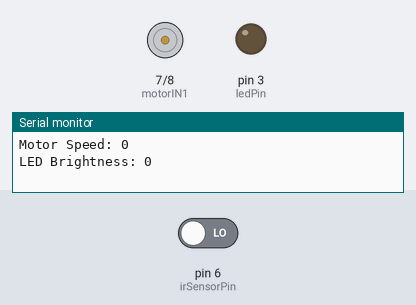
Bench run of a sketch on a simulated Arduino Uno, built with avr-gcc and run on an emulated ATmega328P. Parts: motor-driver pin pairs drawn as motors (green arrow = first pin HIGH = forward, orange = second pin HIGH = backward, longer = more drive, scaled by the enable pin), output pins drawn as LEDs (lit = HIGH), the last lines printed to the serial monitor. The inputs (shaded band) are chosen by the test bench; at power-on: pin 6 (irSensorPin) LOW. The audio player accepts every command and is not drawn.

Above: at 4.2 s.
4.3 s: pin 6 (irSensorPin) driven HIGH
At 5.57 s:
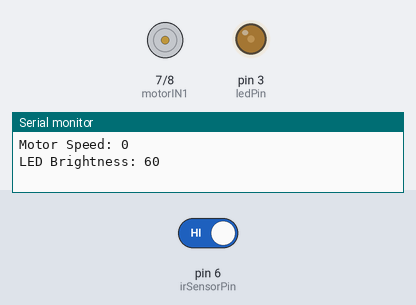
At 7.2 s:
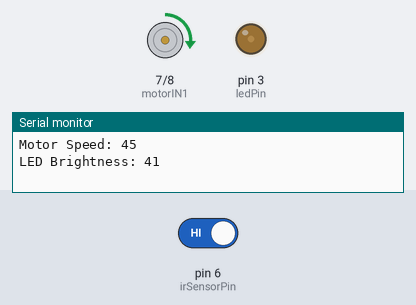
7.3 s: pin 6 (irSensorPin) driven LOW
10.3 s: pin 6 (irSensorPin) driven HIGH
At 19.2 s:
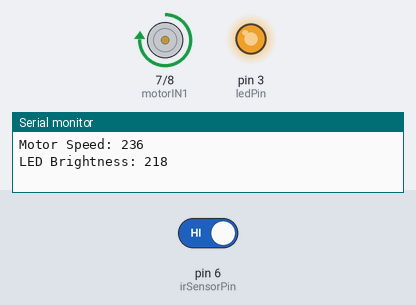
Timing chart, 0 to 20.3 s (numbered marks = the images above; inputs shaded):
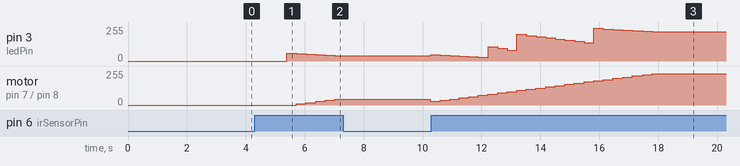

The sketch:

else.ino
```cpp
#include "Arduino.h"
#include "DFRobotDFPlayerMini.h"

// 定义引脚
const int irSensorPin = 6; // HC-SR501人体红外传感器数字输入引脚
const int motorENA = 9;     // L298N 的 ENA，接 PWM 引脚 9
const int motorIN1 = 7;     // 控制方向
const int motorIN2 = 8;     // 控制方向

// 假设 LED 灯连接到 PWM 引脚 3
const int ledPin = 3;

// DFPlayer Mini 连接 (通常使用 SoftwareSerial)
// 根据你的实际接线修改这些引脚
#include <SoftwareSerial.h>
SoftwareSerial mySoftwareSerial(12, 13); // RX, TX (Arduino -> DFPlayer)
DFRobotDFPlayerMini myDFPlayer;

// HC-SR501 人体红外传感器参数
const int DETECTION_DISTANCE = 150; // 检测距离 (cm) - 根据HC-SR501调节

// 用于模拟距离变化的变量
unsigned long lastDetectionTime = 0;
const long DETECTION_TIMEOUT = 3000; // 检测超时时间 (毫秒)
float simulatedDistance = 200; // 模拟距离

const int AUDIO_FILE_1 = 1; // 40-60cm (远距离背景音)
const int AUDIO_FILE_2 = 2; // 30-40cm
const int AUDIO_FILE_3 = 3; // 20-30cm
const int AUDIO_FILE_4 = 4; // 10-20cm
const int AUDIO_FILE_5 = 5; // 0-10cm

// 用于防止声音播放过于频繁
unsigned long lastPlayTime = 0;
const long playInterval = 1000; // 最小播放间隔 (毫秒)

// 用于控制音频播放时长
unsigned long audioStartTime = 0;
const long audioDuration = 2000; // 音频播放时长 (毫秒) - 2秒
bool isAudioPlaying = false;

void setup() {
  // 初始化串口用于调试
  Serial.begin(9600);

  // 初始化 DFPlayer Mini 串口
  mySoftwareSerial.begin(9600);

  Serial.println();

  // 初始化 DFPlayer Mini
  Serial.println(F("正在初始化 DFPlayer Mini..."));
  delay(1000); // 等待DFPlayer启动

  if (!myDFPlayer.begin(mySoftwareSerial)) {  // 使用软件串口与 DFPlayer 通信
    Serial.println(F("DFPlayer Mini 初始化失败！"));
    Serial.println(F("请检查："));
    Serial.println(F("1. 接线是否正确 (RX->TX, TX->RX)"));
    Serial.println(F("2. 电源是否充足"));
    Serial.println(F("3. TF卡是否插入"));
    Serial.println(F("4. 音频文件是否存在"));
    while(true); // 停止程序
  }
  Serial.println(F("DFPlayer Mini 初始化成功！"));

  // 设置音量 (0~30)
  myDFPlayer.volume(20);  // 根据需要调整音量

  // 设置播放模式为单曲停止 (适用于DFPlayer库1.0.6版本)
  // 先启用循环，然后发送一个特殊命令来实现单曲停止。
  // 根据库的源码和社区经验，这是实现单曲停止的一种方法。
  myDFPlayer.enableLoop(); // 先启用循环
  // 发送一个特殊命令来设置为单曲停止模式（库内部没有直接的API）
  // 这个命令是 0x08 0x01 0x00 0x00，表示设置播放模式为单曲停止
  // 但库封装了命令发送，我们尝试通过调用库内部可能存在的方法或直接发送命令
  // 查看库文档或源码，发现 loopFolder() 可能会发送相关命令，但不完全匹配。
  // 最稳妥的方法是直接调用库提供的命令接口（如果有的话）或者发送原始命令。
  // 但为了兼容性和简单起见，我们先尝试库提供的方法。
  // 如果 enableLoop() 后再 play() 表现不符合预期，可能需要更底层的控制。
  // 这里我们假设 enableLoop() 后，播放单个文件会按预期停止。
  // 如果需要更精确控制，可以考虑升级库或手动发送命令。

  // 设置 EQ 为正常
  myDFPlayer.EQ(DFPLAYER_EQ_NORMAL);

  // 设置 DFPlayer 输出设备为 TF Card
  myDFPlayer.outputDevice(DFPLAYER_DEVICE_SD);

  // 测试DFPlayer是否正常工作
  Serial.println(F("测试 DFPlayer 功能..."));
  delay(500);

  // 尝试播放第一个音频文件进行测试
  myDFPlayer.play(1);
  delay(1000);
  myDFPlayer.stop();
  Serial.println(F("DFPlayer 测试完成"));

  // 设置引脚模式
  pinMode(motorENA, OUTPUT);
  pinMode(motorIN1, OUTPUT);
  pinMode(motorIN2, OUTPUT);
  pinMode(ledPin, OUTPUT);
  pinMode(irSensorPin, INPUT); // 设置HC-SR501人体红外传感器引脚为输入

  Serial.println(F("IR Sensor Distance Control Started"));
}

void loop() {
  // --- 读取HC-SR501人体红外传感器 ---
  int irValue = digitalRead(irSensorPin);
  unsigned long currentTime = millis();

  // HC-SR501输出数字信号：HIGH(1) = 检测到人体，LOW(0) = 未检测到
  float distance_cm;

  if (irValue == HIGH) {
    // 检测到人体，记录检测时间
    lastDetectionTime = currentTime;
    // 模拟距离逐渐减小（人越来越近）
    if (simulatedDistance > 50) {
      simulatedDistance -= 5; // 每次减少5cm
    } else {
      simulatedDistance = 50; // 最小距离50cm
    }
    distance_cm = simulatedDistance;
  } else {
    // 未检测到人体
    if (currentTime - lastDetectionTime < DETECTION_TIMEOUT) {
      // 在超时时间内，保持最后检测到的距离
      distance_cm = simulatedDistance;
    } else {
      // 超时后，逐渐增加距离直到超出范围
      if (simulatedDistance < 200) {
        simulatedDistance += 10; // 每次增加10cm
      } else {
        simulatedDistance = 200; // 最大距离200cm
      }
      distance_cm = simulatedDistance;
    }
  }

  Serial.print(F("HC-SR501 Value: "));
  Serial.print(irValue);
  Serial.print(F(" -> Simulated Distance: "));
  Serial.print(distance_cm);
  Serial.println(F(" cm"));

  // --- 根据距离设置电机速度 ---
  int motorSpeed;
  if (distance_cm < 40) {
    motorSpeed = 255;
  } else if (distance_cm > 180) {
    motorSpeed = 0;
  } else {
    // 距离在 40~180cm 之间，线性加速
    motorSpeed = map(distance_cm, 180, 40, 0, 255);
    motorSpeed = constrain(motorSpeed, 0, 255); // 限制在 0~255
  }

  // --- 控制电机方向（正转）---
  digitalWrite(motorIN1, HIGH);
  digitalWrite(motorIN2, LOW);

  // --- 设置电机速度（通过 ENA 引脚 PWM）---
  analogWrite(motorENA, motorSpeed);

  Serial.print(F("Motor Speed: "));
  Serial.println(motorSpeed);

  // --- 根据距离设置灯光亮度 ---
  int ledBrightness = 0;
  if (distance_cm > 180) {
    // 180cm外: 关闭灯光
    ledBrightness = 0;
  } else if (distance_cm >= 140 && distance_cm <= 180) {
    // 140-180cm: 最暗档位
    ledBrightness = map(distance_cm, 140, 180, 30, 60);
    ledBrightness = constrain(ledBrightness, 30, 60);
  } else if (distance_cm > 120 && distance_cm < 140) {
    // 120-140cm: 第二档
    ledBrightness = map(distance_cm, 120, 140, 70, 120);
    ledBrightness = constrain(ledBrightness, 70, 120);
  } else if (distance_cm > 80 && distance_cm <= 120) {
    // 80-120cm: 第三档
    ledBrightness = map(distance_cm, 80, 120, 130, 200);
    ledBrightness = constrain(ledBrightness, 130, 200);
  } else if (distance_cm > 40 && distance_cm <= 80) {
    // 40-80cm: 第四档
    ledBrightness = map(distance_cm, 40, 80, 210, 245);
    ledBrightness = constrain(ledBrightness, 210, 245);
  } else if (distance_cm >= 0 && distance_cm <= 40) {
    // 0-40cm: 最亮档位
    ledBrightness = map(distance_cm, 0, 40, 250, 255);
    ledBrightness = constrain(ledBrightness, 250, 255);
  }
  analogWrite(ledPin, ledBrightness);
  Serial.print(F("LED Brightness: "));
  Serial.println(ledBrightness);

  // --- 根据距离播放不同音频 ---
  unsigned long currentMillis = millis();

  // 检查是否需要停止当前播放的音频（2秒后）
  if (isAudioPlaying && (currentMillis - audioStartTime >= audioDuration)) {
    myDFPlayer.stop();
    isAudioPlaying = false;
    Serial.println(F("Audio stopped after 2 seconds"));
  }

  // 检查是否可以播放新音频
  if (!isAudioPlaying && (currentMillis - lastPlayTime > playInterval)) {
    bool played = false;
    if (distance_cm > 40 && distance_cm <= 60) {
      // 40-60cm: 音频 1 (远距离背景音)
      myDFPlayer.play(AUDIO_FILE_1);
      Serial.println(F("Playing Audio File 1 (40-60cm)"));
      played = true;
    } else if (distance_cm > 30 && distance_cm <= 40) {
      // 30-40cm: 音频 2
      myDFPlayer.play(AUDIO_FILE_2);
      Serial.println(F("Playing Audio File 2 (30-40cm)"));
      played = true;
    } else if (distance_cm > 20 && distance_cm <= 30) {
      // 20-30cm: 音频 3
      myDFPlayer.play(AUDIO_FILE_3);
      Serial.println(F("Playing Audio File 3 (20-30cm)"));
      played = true;
    } else if (distance_cm > 10 && distance_cm <= 20) {
      // 10-20cm: 音频 4
      myDFPlayer.play(AUDIO_FILE_4);
      Serial.println(F("Playing Audio File 4 (10-20cm)"));
      played = true;
    } else if (distance_cm >= 0 && distance_cm <= 10) {
      // 0-10cm: 音频 5
      myDFPlayer.play(AUDIO_FILE_5);
      Serial.println(F("Playing Audio File 5 (0-10cm)"));
      played = true;
    }

    // 如果开始播放音频，记录播放状态和时间
    if(played) {
        isAudioPlaying = true;
        audioStartTime = currentMillis;
        lastPlayTime = currentMillis; // 更新上次播放时间
    }
  }

  delay(300); // 主循环延迟
}
```

Measured:
- after the input at 4.3 s, pin 3 (ledPin): 0/255 → 60/255 after 1.1 s, → 56/255 0.32 s later, → 52/255 0.33 s later, → 48/255 0.33 s later, … (6 changes in this stretch); motor on pin 7 (motorIN1) / pin 8 (motorIN2): moves from stopped to forward 45/255 over 1.3 s, starting after 1.4 s
